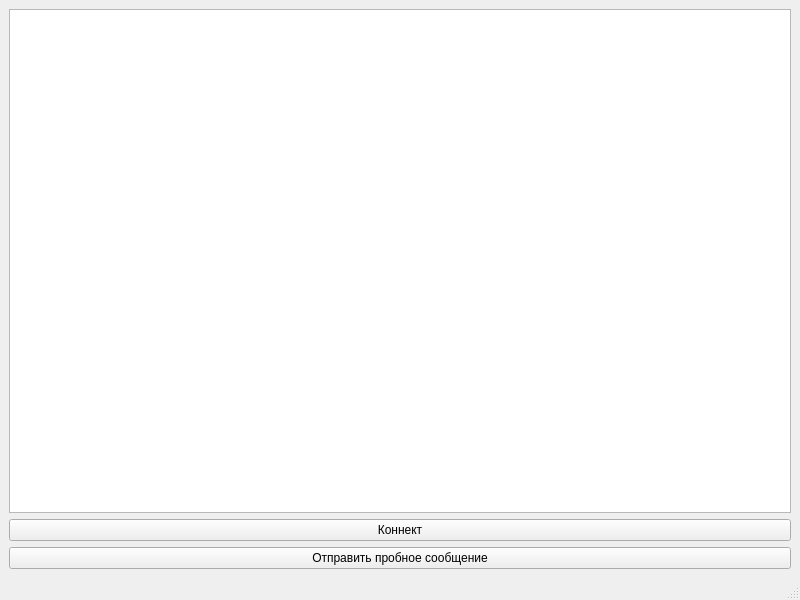
<?xml version="1.0" encoding="UTF-8"?>
<ui version="4.0">
 <class>MainWindow</class>
 <widget class="QMainWindow" name="MainWindow">
  <property name="geometry">
   <rect>
    <x>0</x>
    <y>0</y>
    <width>800</width>
    <height>600</height>
   </rect>
  </property>
  <property name="windowTitle">
   <string>MainWindow</string>
  </property>
  <widget class="QWidget" name="centralwidget">
   <layout class="QVBoxLayout" name="verticalLayout">
    <item>
     <widget class="QTextEdit" name="textEdit"/>
    </item>
    <item>
     <widget class="QPushButton" name="pushButton">
      <property name="text">
       <string>Коннект</string>
      </property>
     </widget>
    </item>
    <item>
     <widget class="QPushButton" name="pushButton_2">
      <property name="text">
       <string>Отправить пробное сообщение</string>
      </property>
     </widget>
    </item>
   </layout>
  </widget>
  <widget class="QMenuBar" name="menubar">
   <property name="geometry">
    <rect>
     <x>0</x>
     <y>0</y>
     <width>800</width>
     <height>26</height>
    </rect>
   </property>
  </widget>
  <widget class="QStatusBar" name="statusbar"/>
 </widget>
 <resources/>
 <connections/>
</ui>
